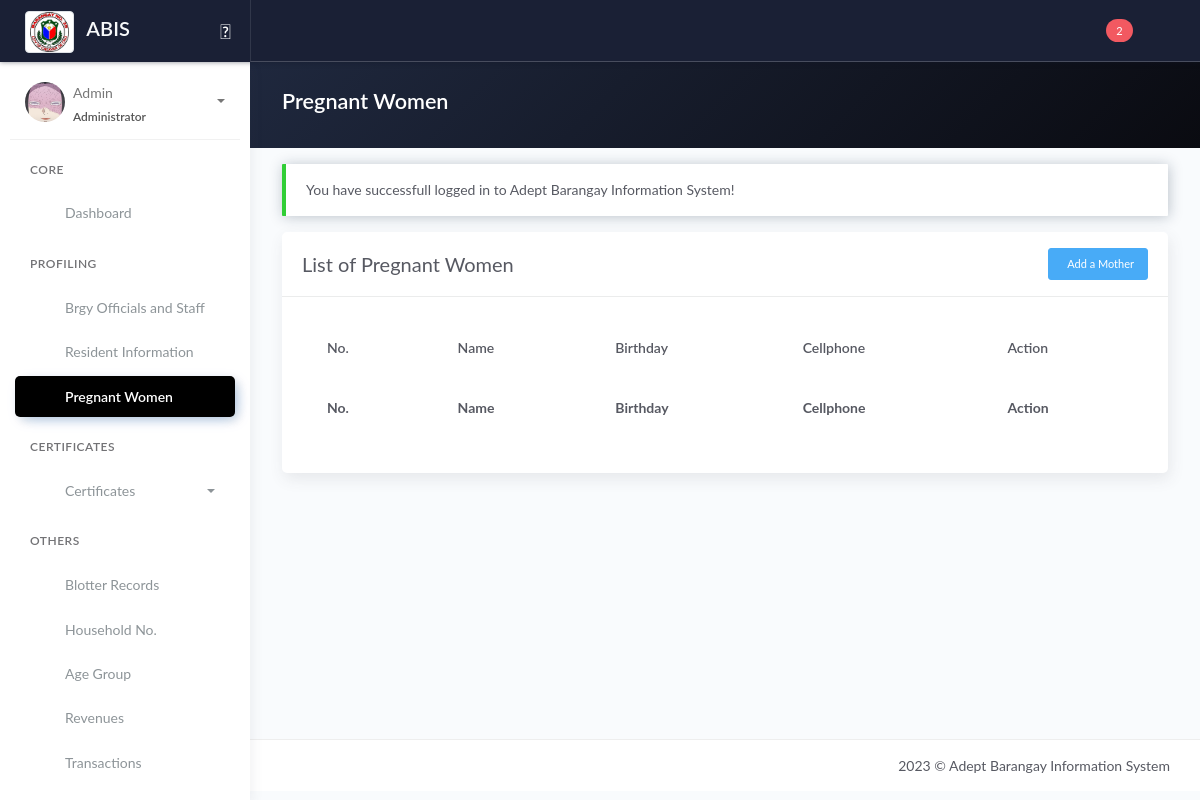
/pregnant_women.php (signed in), run on an earlier commit of the app's database.
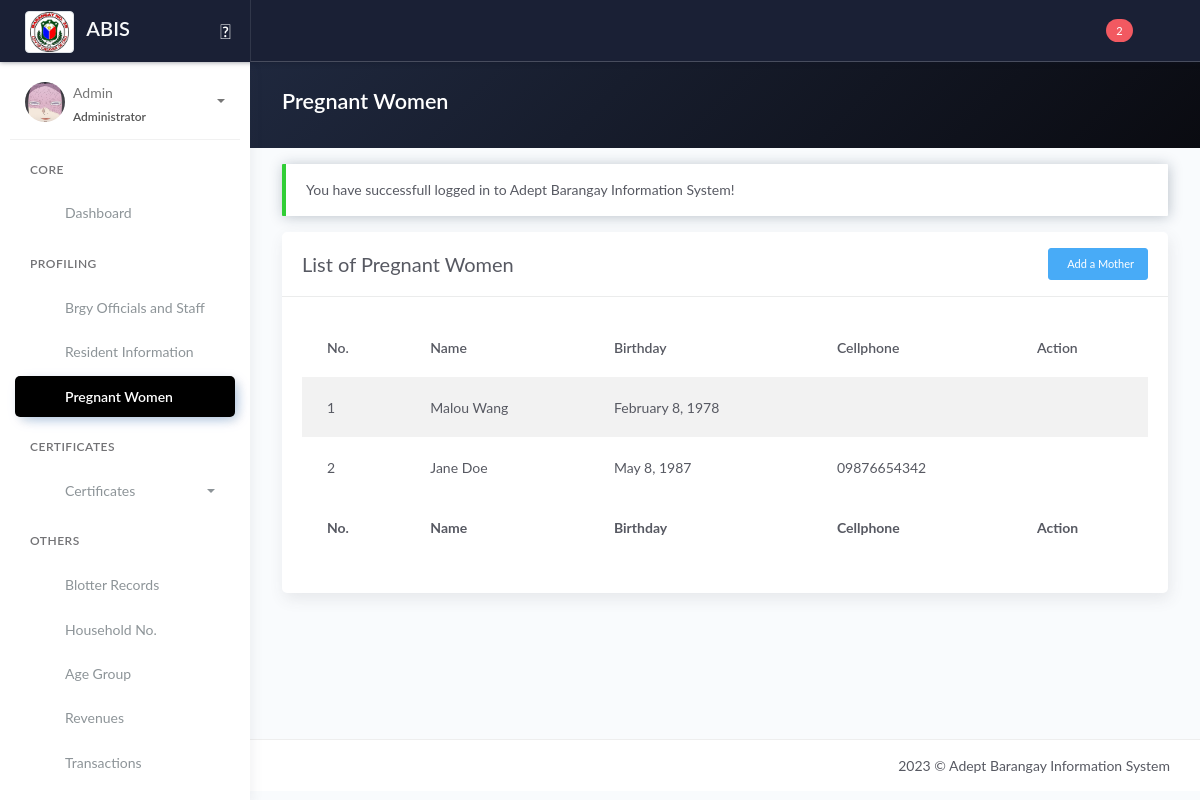
And on a later commit of the database.
### tables this page shows
CREATE TABLE `tbl_p_fam_members` (
  `id_family` int(11) NOT NULL,
  `id_resident` int(11) NOT NULL,
  `family_role` varchar(10) NOT NULL,
  `family_blood_type` varchar(5) NOT NULL,
  `family_num` varchar(255) NOT NULL,
  `fam_members_created_at` timestamp NOT NULL DEFAULT current_timestamp(),
  `fam_members_updated_at` timestamp NOT NULL DEFAULT current_timestamp() ON UPDATE current_timestamp()
);

CREATE TABLE `tblresident2` (
  `id_resident` int(11) NOT NULL,
  `national_id` varchar(100) NOT NULL,
  `region` varchar(10) NOT NULL,
  `city` varchar(100) NOT NULL,
  `province` varchar(100) NOT NULL,
  `barangay` varchar(100) NOT NULL,
  `citizenship` varchar(100) NOT NULL,
  `picture` text NOT NULL,
  `firstname` varchar(100) NOT NULL,
  `middlename` varchar(100) NOT NULL,
  `lastname` varchar(100) NOT NULL,
  `ext` varchar(10) NOT NULL,
  `alias` varchar(20) NOT NULL,
  `birthplace` varchar(100) NOT NULL,
  `birthdate` date NOT NULL,
  `sex` varchar(20) NOT NULL,
  `civilstatus` varchar(20) NOT NULL,
  `residence_type` varchar(25) NOT NULL COMMENT 'new; co-occupant; tenant',
  `id_household` int(80) NOT NULL,
  `family_head` varchar(10) NOT NULL,
  `date_of_residence` date NOT NULL,
  `vstatus` varchar(10) NOT NULL,
  `identified_as` varchar(20) NOT NULL,
  `phone` varchar(100) NOT NULL,
  `email` varchar(100) NOT NULL,
  `occupation` varchar(100) NOT NULL,
  `resident_type` int(20) NOT NULL DEFAULT 1 COMMENT '1 = Alive; 0 = Deceased',
  `id_org` varchar(100) NOT NULL,
  `pwd` varchar(5) NOT NULL,
  `indigent` varchar(5) NOT NULL,
  `remarks` text NOT NULL,
  `res_updated_at` timestamp NOT NULL DEFAULT current_timestamp() ON UPDATE current_timestamp(),
  `id_user` int(11) NOT NULL
);

### pregnant_women.php (the view, shortened to what the changed rows need)
<?php include 'server/server.php' ?>
<?php
$sql = "SELECT * FROM tbl_p_fam_members JOIN tblresident2 ON tblresident2.id_resident=tbl_p_fam_members.id_resident WHERE family_role='mother' ORDER BY fam_members_created_at DESC";
$result = $conn->query($sql);
$fam_members = array();
while ($row = $result->fetch_assoc()) {
    $fam_members[] = $row;
}
?>
<!DOCTYPE html>
<html lang="en">
<head>
    <?php include 'templates/header.php' ?>
    <link rel="stylesheet" href="assets/js/plugin/dataTables.dateTime.min.css">
    <link rel="stylesheet" href="assets/js/plugin/datatables/Buttons-1.6.1/css/buttons.dataTables.min.css">
    <link rel="stylesheet" href="assets/css/select2.min.css" />
    <link rel="stylesheet" href="https://cdn.jsdelivr.net/npm/@ttskch/select2-bootstrap4-theme@x.x.x/dist/select2-bootstrap4.min.css">
</head>
<body>
    <div class="wrapper">
        <div class="main-panel">
            <div class="content">
                <div class="panel-header bg-dark-gradient">
                    <div class="page-inner">
                        <div class="d-flex align-items-left align-items-md-center flex-column flex-md-row">
                            <div>
                                <h2 class="text-white fw-bold">Pregnant Women</h2>
                            </div>
                        </div>
                    </div>
                </div>
                <div class="page-inner">
                    <div class="row mt--2">
                        <div class="col-md-12">
                            <div class="card">
                                <div class="card-body">
                                    <div class="table-responsive">
                                        <table id="pregnantwomen" class="display table table-striped">
                                            <thead>
                                                <tr>
                                                    <th scope="col">No.</th>
                                                    <th scope="col">Name</th>
                                                    <th scope="col">Birthday</th>
                                                    <th scope="col">Cellphone</th>
                                                    <th scope="col">Action</th>
                                                </tr>
                                            </thead>
                                            <tbody>
                                                <?php if (!empty($fam_members)) : ?>
                                                    <?php $no = 1;
                                                    foreach ($fam_members as $row) : ?>
                                                        <tr>
                                                            <td><?= $no ?></td>
                                                            <td><?= $row['firstname'] . ' ' . $row['middlename'] . ' ' . $row['lastname'] ?></td>
                                                            <td><?= date("F j, Y", strtotime($row['birthdate'])) ?></td>
                                                            <td><?= $row['phone'] ?></td>
                                                            <td>
                                                                <a type="button" href="pregnant_women_profile_view.php?id=<?= $row['id_resident'] ?>" class="btn btn-link btn-info" title="View profile" disabled>
                                                                </a>
                                                            </td>
                                                        </tr>
                                                    <?php $no++;
                                                    endforeach ?>
                                                <?php endif ?>
                                            </tbody>
                                            <tfoot>
                                                <tr>
                                                    <th scope="col">No.</th>
                                                    <th scope="col">Name</th>
                                                    <th scope="col">Birthday</th>
                                                    <th scope="col">Cellphone</th>
                                                    <th scope="col">Action</th>
                                                </tr>
                                            </tfoot>
                                        </table>
                                    </div>
                                </div>
                            </div>
                        </div>
                    </div>
                </div>
            </div>
        </div>
    </div>
    <?php include 'templates/footer.php' ?>
</body>
</html>

What changed in the data, as far as the page shows it:
added tbl_p_fam_members: id_resident.firstname "Malou", id_resident.lastname "Wang", id_resident.birthdate "February 8, 1978"
added tbl_p_fam_members: id_resident.firstname "Jane", id_resident.lastname "Doe", id_resident.birthdate "May 8, 1987", id_resident.phone "09876654342"
